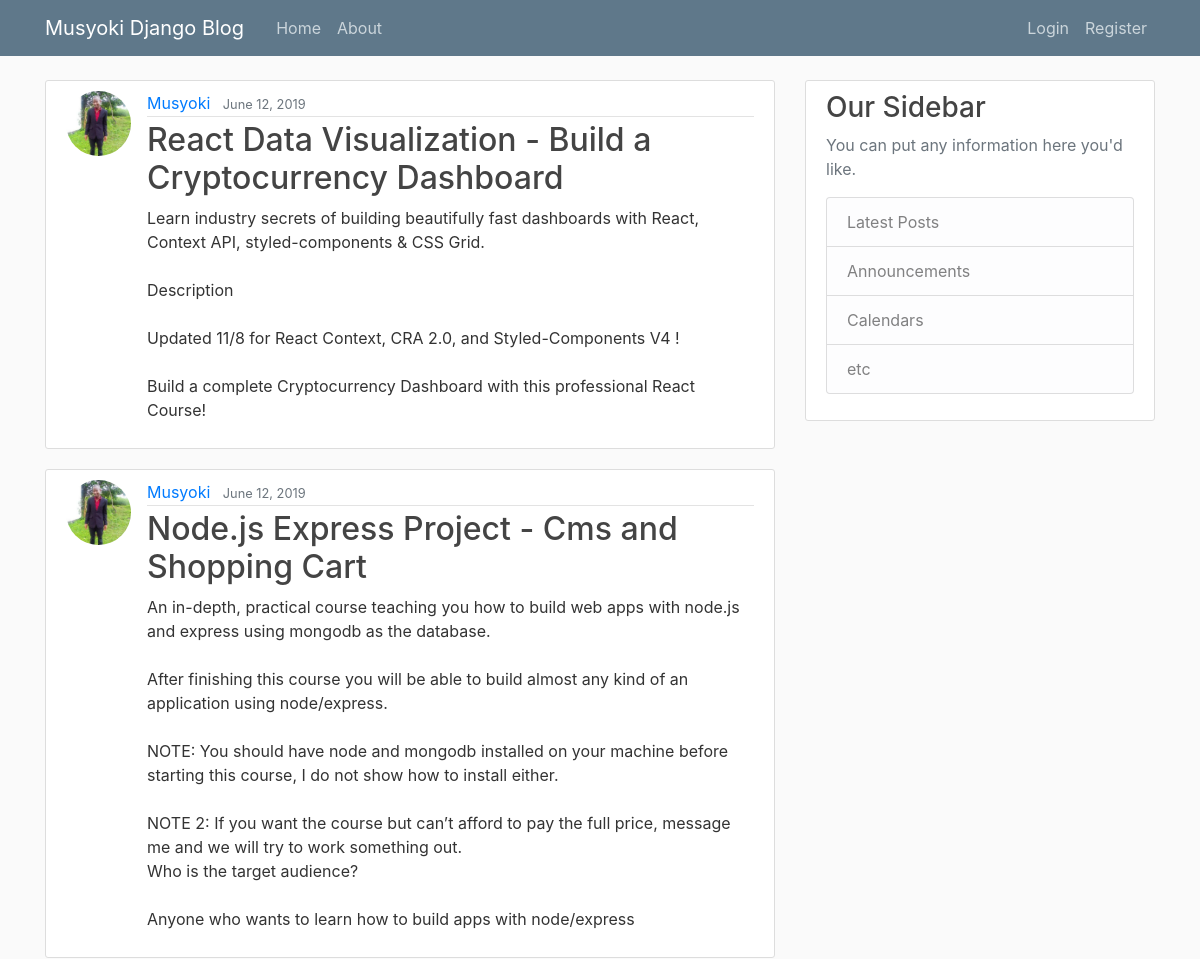
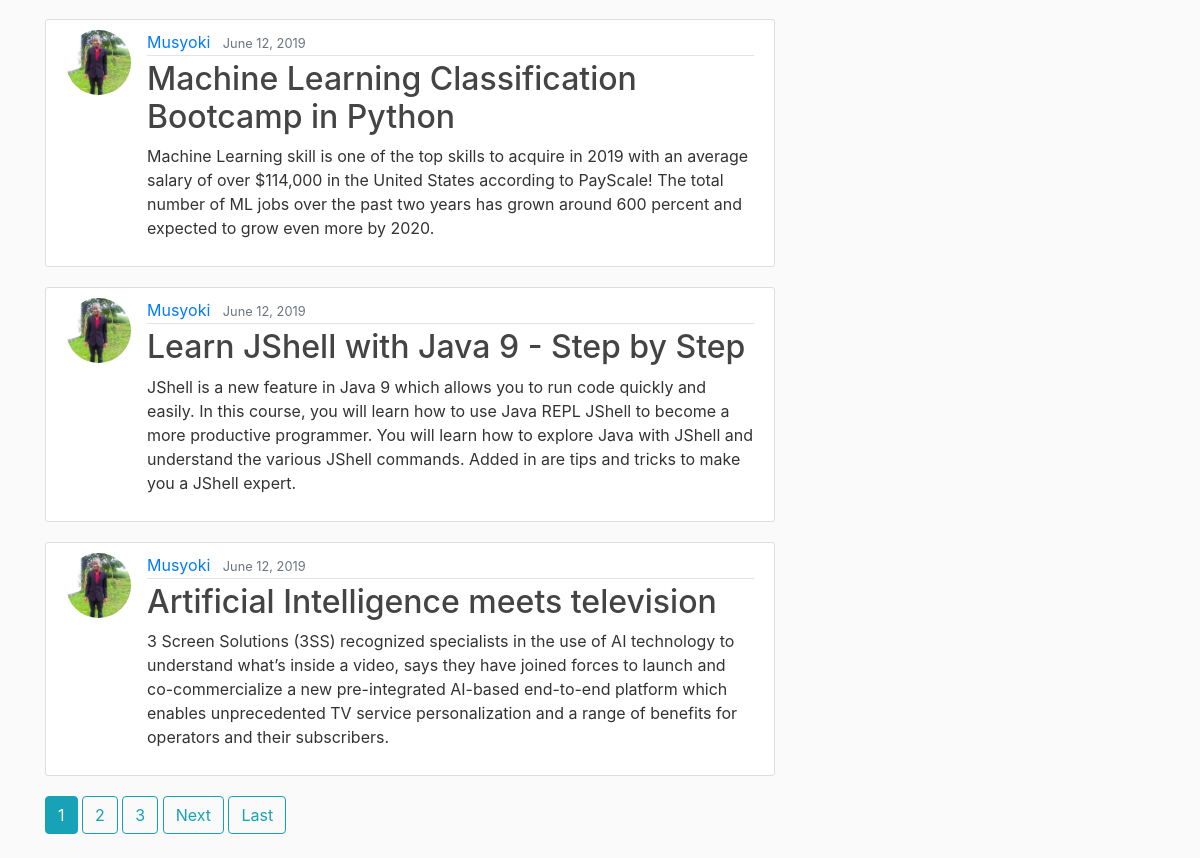
The page / on the database its author committed (2 pictures, top to bottom).
### blog/models.py (models this page shows, shortened)
class Post(models.Model):
    title = models.CharField(max_length=100)
    content = models.TextField()
    date_posted = models.DateTimeField(default=timezone.now)
    author = models.ForeignKey(User, on_delete=models.CASCADE)

### users/models.py (models this page shows, shortened)
class Profile(models.Model):
    user = models.OneToOneField(User, on_delete=models.CASCADE)
    image = models.ImageField(default='default.png', upload_to='profile_pics')

### blog/views.py (the view)
# urls.py: path('', PostListView.as_view(), name='blog-home'),
class PostListView(ListView):
    model = Post
    template_name = 'blog/home.html'
    context_object_name = 'posts'
    ordering = ['-date_posted']
    paginate_by = 5

### blog/templates/blog/home.html (shortened to what this page needs)
{% extends 'blog/layout.html' %}
{% block content %}
    {% for post in posts %}
        <article class="media content-section">
          <img class="rounded-circle article-img" src="{{ post.author.profile.image.url }}">
          <div class="media-body">
            <div class="article-metadata">
              <a class="mr-2" href="{% url 'user-posts' post.author.username %}">{{ post.author }}</a>
              <small class="text-muted">{{ post.date_posted|date:"F d, Y" }}</small>
            </div>
            <h2><a class="article-title" href="{% url 'post-detail' post.id %}">{{ post.title }}</a></h2>
            <p class="article-content">{{ post.content }}</p>
          </div>
        </article>
    {% endfor %}
    {% if is_paginated %}
      {% for num in page_obj.paginator.page_range %}
        {% if page_obj.number == num %}
          <a class="btn btn-info mb-4" href="?page={{ num }}">{{ num }}</a>
        {% elif num > page_obj.number|add:'-3' and num < page_obj.number|add:'3' %}
          <a class="btn btn-outline-info mb-4" href="?page={{ num }}">{{ num }}</a>
        {% endif %}
      {% endfor %}
      {% if page_obj.has_next %}
        <a class="btn btn-outline-info mb-4" href="?page={{ page_obj.next_page_number }}">Next</a>
        <a class="btn btn-outline-info mb-4" href="?page={{ page_obj.paginator.num_pages }}">Last</a>
      {% endif %}
    {% endif %}
{% endblock content %}

### blog/templates/blog/layout.html (shortened to what this page needs)
{% load static %}
<!DOCTYPE html>
<html>
<head>
    <link rel="stylesheet" href="https://stackpath.bootstrapcdn.com/bootstrap/4.3.1/css/bootstrap.min.css">
    <link rel="stylesheet" type="text/css" href="{% static 'blog/main.css' %}">
</head>
<body>
    <header class="site-header">
        <nav class="navbar navbar-expand-md navbar-dark bg-steel fixed-top">
            <div class="container">
                <a class="navbar-brand mr-4" href="{% url 'blog-home' %}">Musyoki Django Blog</a>
                <div class="collapse navbar-collapse" id="navbarToggle">
                    <div class="navbar-nav mr-auto">
                      <a class="nav-item nav-link" href="{% url 'blog-home' %}">Home</a>
                      <a class="nav-item nav-link" href="{% url 'blog-about' %}">About</a>
                    </div>
                    <div class="navbar-nav">
                      {% if user.is_authenticated %}
                        <a class="nav-item nav-link" href="{% url 'post-create' %}">New Post</a>
                        <a class="nav-item nav-link" href="{% url 'profile' %}">Profile</a>
                        <a class="nav-item nav-link" href="{% url 'logout' %}">Logout</a>
                      {% else %}
                        <a class="nav-item nav-link" href="{% url 'login' %}">Login</a>
                        <a class="nav-item nav-link" href="{% url 'register' %}">Register</a>
                      {% endif %}
                    </div>
                </div>
            </div>
        </nav>
    </header>
    <main role="main" class="container">
      <div class="row">
        <div class="col-md-8">
          {% block content %}{% endblock %}
        </div>
        <div class="col-md-4">
          <div class="content-section">
            <h3>Our Sidebar</h3>
            <p class='text-muted'>You can put any information here you'd like.
              <ul class="list-group">
                <li class="list-group-item list-group-item-light">Latest Posts</li>
                <li class="list-group-item list-group-item-light">Announcements</li>
                <li class="list-group-item list-group-item-light">Calendars</li>
                <li class="list-group-item list-group-item-light">etc</li>
              </ul>
            </p>
          </div>
        </div>
      </div>
    </main>
</body>
</html>

### blog/static/blog/main.css (style rules this page uses)
body { background: #fafafa; color: #333333; margin-top: 5rem; }
h1, h2, h3, h4, h5, h6 { color: #444444; }
ul { margin: 0; }
.bg-steel { background-color: #5f788a; }
.site-header .navbar-nav .nav-link { color: #cbd5db; }
.content-section { background: #ffffff; padding: 10px 20px; border: 1px solid #dddddd; border-radius: 3px; margin-bottom: 20px; }
.article-title { color: #444444; }
.article-content { white-space: pre-line; }
.article-img { height: 65px; width: 65px; margin-right: 16px; }
.article-metadata { padding-bottom: 1px; margin-bottom: 4px; border-bottom: 1px solid #e3e3e3 }

### rows shown on the page
Post: author.profile.image (picture), author "Musyoki", date_posted "June 12, 2019", title "React Data Visualization - Build a Cryptocurrency Dashboard", content "Learn industry secrets of building beautifully fast dashboards with React, Context API, styled-components & CSS Grid. Description Updated 11/8 for React Context, CRA 2.0, and Styled-Components V4 ! Build a complete Cryptocurrency Dashboard with this professional React Course!"
Post: author.profile.image (picture), author "Musyoki", date_posted "June 12, 2019", title "Node.js Express Project - Cms and Shopping Cart", content "An in-depth, practical course teaching you how to build web apps with node.js and express using mongodb as the database. After finishing this course you will be able to build almost any kind of an application using node/express. NOTE: You should have node and mongodb installed on your machine before starting this course, I do not show how to install either. NOTE 2: If you want the course but can’t afford to pay the full price, message me and we will try to work something out. Who is the target audience? Anyone who wants to learn how to build apps with node/express"
Post: author.profile.image (picture), author "Musyoki", date_posted "June 12, 2019", title "Machine Learning Classification Bootcamp in Python", content "Machine Learning skill is one of the top skills to acquire in 2019 with an average salary of over $114,000 in the United States according to PayScale! The total number of ML jobs over the past two years has grown around 600 percent and expected to grow even more by 2020."
Post: author.profile.image (picture), author "Musyoki", date_posted "June 12, 2019", title "Learn JShell with Java 9 - Step by Step", content "JShell is a new feature in Java 9 which allows you to run code quickly and easily. In this course, you will learn how to use Java REPL JShell to become a more productive programmer. You will learn how to explore Java with JShell and understand the various JShell commands. Added in are tips and tricks to make you a JShell expert."
Post: author.profile.image (picture), author "Musyoki", date_posted "June 12, 2019", title "Artificial Intelligence meets television", content "3 Screen Solutions (3SS) recognized specialists in the use of AI technology to understand what’s inside a video, says they have joined forces to launch and co-commercialize a new pre-integrated AI-based end-to-end platform which enables unprecedented TV service personalization and a range of benefits for operators and their subscribers."

### other values the page prints
{{ num }} "1"
{{ num }} "2" "3"
